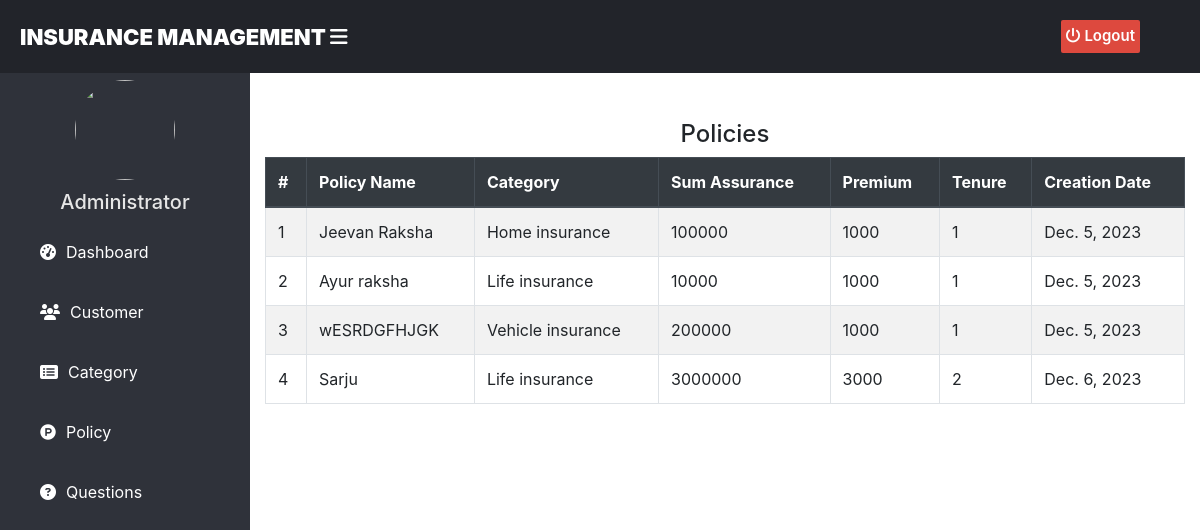
/admin-view-policy, run on the app's committed database.
### home/models.py (models this page shows, shortened)
class Policy(models.Model):
    category= models.ForeignKey('Category', on_delete=models.CASCADE)
    policy_name=models.CharField(max_length=200)
    sum_assurance=models.PositiveIntegerField()
    premium=models.PositiveIntegerField()
    tenure=models.PositiveIntegerField()
    creation_date =models.DateField(auto_now=True)

class Category(models.Model):
    category_name =models.CharField(max_length=20)
    creation_date =models.DateField(auto_now=True)
    def __str__(self):
        return self.category_name

### home/views.py (the view)
# urls.py: path('admin-view-policy', views.admin_view_policy_view,name='admin-view-policy'),
def admin_view_policy_view(request):
    policies = models.Policy.objects.all()
    return render(request,'admin/admin_view_policy.html',{'policies':policies})

### templates/admin/admin_view_policy.html (shortened to what this page needs)
{% extends 'adminbase.html' %}
{% block content %}
{%load static%}
<head>
  <link href="http://netdna.bootstrapcdn.com/bootstrap/4.0.0-beta/css/bootstrap.min.css" rel="stylesheet">
    <link rel="stylesheet" href="https://maxcdn.bootstrapcdn.com/bootstrap/4.4.1/css/bootstrap.min.css">
    <link href="https://maxcdn.bootstrapcdn.com/font-awesome/4.3.0/css/font-awesome.min.css" rel="stylesheet">
</head>
<div class="container">
  <div class="panel panel-primary">
    <div class="panel-heading">
      <h4 class="text-center">Policies</h4>
    </div>
    <table class="table table-hover table-bordered table-striped" id="dev-table">
      <thead class="thead-dark">
        <tr>
        <th>#</th>
          <th>Policy Name</th>
          <th> Category</th>
          <th> Sum Assurance</th>
          <th> Premium</th>
          <th> Tenure</th>
          <th> Creation Date</th>
        </tr>
      </thead>
      {% for t in policies %}
      <tr>
        <td> {{ forloop.counter }}</td>
        <td> {{t.policy_name}}</td>
        <td> {{t.category}}</td>
        <td> {{t.sum_assurance}}</td>
        <td> {{t.premium}}</td>
        <td> {{t.tenure}}</td>
        <td>{{t.creation_date}}</td>
      </tr>
      {% endfor %}
    </table>
  </div>
</div>
<br><br><br><br><br><br>
{% endblock content %}

### data on the page
Policy: policy_name "Jeevan Raksha", category "Home insurance", sum_assurance "100000", premium "1000", tenure "1", creation_date "Dec. 5, 2023"
Policy: policy_name "Ayur raksha", category "Life insurance", sum_assurance "10000", premium "1000", tenure "1", creation_date "Dec. 5, 2023"
Policy: policy_name "wESRDGFHJGK", category "Vehicle insurance", sum_assurance "200000", premium "1000", tenure "1", creation_date "Dec. 5, 2023"
Policy: policy_name "Sarju", category "Life insurance", sum_assurance "3000000", premium "3000", tenure "2", creation_date "Dec. 6, 2023"
